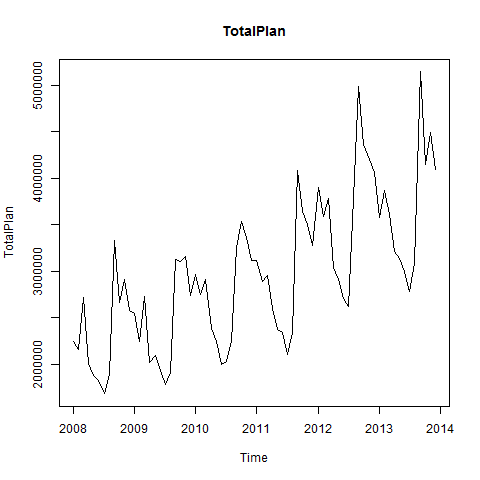

Recreate this plot in R.
#creates plot TotalPlan time series

png("Plots/TotalPlan_plot1.png")
plot(TotalPlan , col="black", main="TotalPlan")
dev.off()